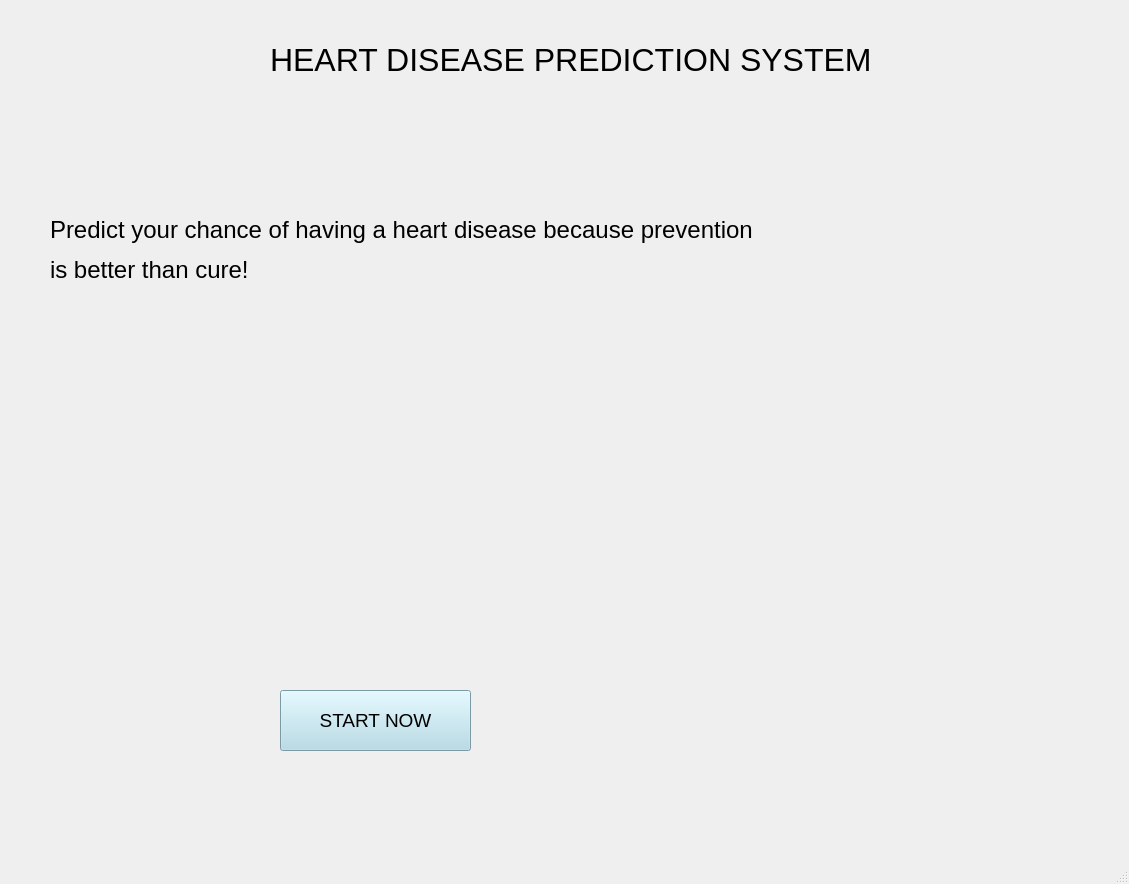
<?xml version="1.0" encoding="UTF-8"?>
<ui version="4.0">
 <class>MainWindow</class>
 <widget class="QMainWindow" name="MainWindow">
  <property name="geometry">
   <rect>
    <x>0</x>
    <y>0</y>
    <width>1129</width>
    <height>884</height>
   </rect>
  </property>
  <property name="windowTitle">
   <string>MainWindow</string>
  </property>
  <property name="styleSheet">
   <string notr="true"/>
  </property>
  <widget class="QWidget" name="centralwidget">
   <widget class="QLabel" name="label">
    <property name="geometry">
     <rect>
      <x>0</x>
      <y>0</y>
      <width>1131</width>
      <height>861</height>
     </rect>
    </property>
    <property name="styleSheet">
     <string notr="true">filter: brightness(50%);</string>
    </property>
    <property name="text">
     <string/>
    </property>
    <property name="pixmap">
     <pixmap>images/home page.jpg</pixmap>
    </property>
   </widget>
   <widget class="QLabel" name="label_3">
    <property name="geometry">
     <rect>
      <x>50</x>
      <y>200</y>
      <width>751</width>
      <height>101</height>
     </rect>
    </property>
    <property name="font">
     <font>
      <pointsize>14</pointsize>
     </font>
    </property>
    <property name="styleSheet">
     <string>color:#000;
font: &quot;Open Sans&quot;;</string>
    </property>
    <property name="text">
     <string>&lt;html&gt;&lt;head/&gt;&lt;body&gt;&lt;p&gt;&lt;span style=&quot; font-size:18pt;&quot;&gt;Predict your chance of having a heart disease because prevention &lt;/span&gt;&lt;/p&gt;&lt;p&gt;&lt;span style=&quot; font-size:18pt;&quot;&gt;is better than cure!&lt;/span&gt;&lt;/p&gt;&lt;/body&gt;&lt;/html&gt;</string>
    </property>
   </widget>
   <widget class="QPushButton" name="pushButton">
    <property name="geometry">
     <rect>
      <x>280</x>
      <y>690</y>
      <width>191</width>
      <height>61</height>
     </rect>
    </property>
    <property name="font">
     <font>
      <pointsize>14</pointsize>
      <weight>50</weight>
      <italic>false</italic>
      <bold>false</bold>
     </font>
    </property>
    <property name="styleSheet">
     <string notr="true">color: #000;
background-color: lightblue;
font: &quot;Open Sans&quot;;</string>
    </property>
    <property name="text">
     <string>START NOW</string>
    </property>
   </widget>
   <widget class="QLabel" name="label_4">
    <property name="geometry">
     <rect>
      <x>270</x>
      <y>10</y>
      <width>751</width>
      <height>101</height>
     </rect>
    </property>
    <property name="font">
     <font>
      <pointsize>14</pointsize>
     </font>
    </property>
    <property name="styleSheet">
     <string>color:#000;
font: &quot;Open Sans&quot;;</string>
    </property>
    <property name="text">
     <string>&lt;html&gt;&lt;head/&gt;&lt;body&gt;&lt;p&gt;&lt;span style=&quot; font-size:24pt;&quot;&gt;HEART DISEASE PREDICTION SYSTEM&lt;/span&gt;&lt;/p&gt;&lt;/body&gt;&lt;/html&gt;</string>
    </property>
   </widget>
  </widget>
  <widget class="QMenuBar" name="menubar">
   <property name="geometry">
    <rect>
     <x>0</x>
     <y>0</y>
     <width>1129</width>
     <height>21</height>
    </rect>
   </property>
  </widget>
  <widget class="QStatusBar" name="statusbar"/>
 </widget>
 <resources>
  <include location="final.qrc"/>
 </resources>
 <connections/>
</ui>
